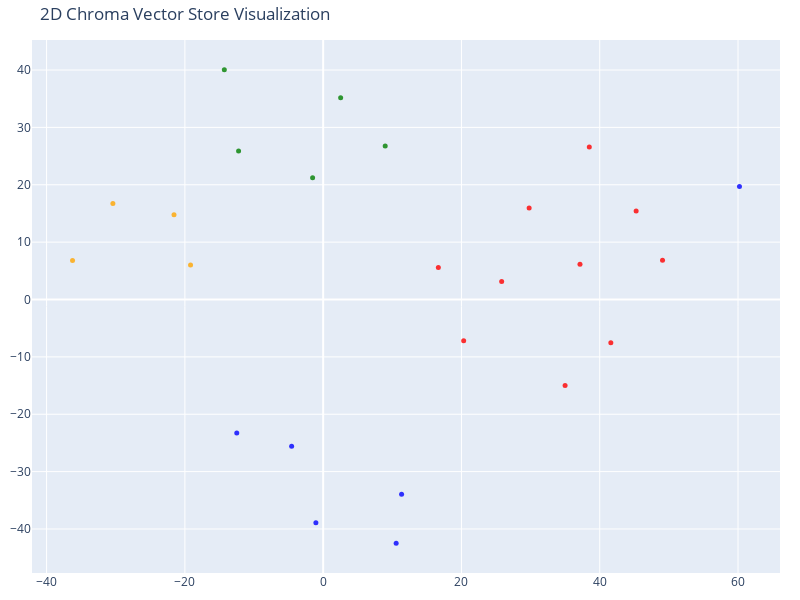

Source (notebook cell):
### Code cell
# We humans find it easier to visalize things in 2D!
# Reduce the dimensionality of the vectors to 2D using t-SNE
# (t-distributed stochastic neighbor embedding)

tsne = TSNE(n_components=2, random_state=42, perplexity=10)
reduced_vectors = tsne.fit_transform(vectors)

# Create the 2D scatter plot
fig = go.Figure(data=[go.Scatter(
    x=reduced_vectors[:, 0],
    y=reduced_vectors[:, 1],
    mode='markers',
    marker=dict(size=5, color=colors, opacity=0.8),
    text=[f"Type: {t}<br>Text: {d[:100]}..." for t, d in zip(doc_types, documents)],
    hoverinfo='text'
)])

fig.update_layout(
    title='2D Chroma Vector Store Visualization',
    scene=dict(xaxis_title='x',yaxis_title='y'),
    width=800,
    height=600,
    margin=dict(r=20, b=10, l=10, t=40)
)

fig.show()

### Figure 1 — Plotly figure (JSON) as saved in the notebook; plotly's stock layout.template omitted (floating-point values rounded to 4 significant figures)
{"data": [{"hoverinfo": "text", "marker": {"color": ["blue", "blue", "blue", "blue", "blue", "blue", "red", "red", "red", "red", "red", "red", "red", "red", "red", "red", "orange", "orange", "orange", "orange", "green", "green", "green", "green", "green"], "opacity": 0.8, "size": 5}, "mode": "markers", "text": ["Type: products<br>Text: ### High School Mathematics\n**Description:** Complete support for all high school math courses from ...", "Type: products<br>Text: ### Middle School Mathematics\n**Description:** Foundation-building program for grades 6-8 mathematic...", "Type: products<br>Text: ### ACT Math Preparation\n**Description:** Focused ACT math preparation covering algebra, geometry, a...", "Type: products<br>Text: ### SAT Math Preparation\n**Description:** Comprehensive SAT math preparation program focusing on alg...", "Type: products<br>Text: ### Elementary Mathematics\n**Description:** Fun and engaging math instruction for grades K-5.\n**Topi...", "Type: products<br>Text: ### ASFAB\n**TO COME...", "Type: contracts<br>Text: ### Student Contract 7: Lucas Brown\n**Grade:** 7th\n**Subject:** Middle School Math\n**Start Date:** M...", "Type: contracts<br>Text: ### Student Contract 3: James Wilson\n**Grade:** 12th\n**Subject:** SAT Math Prep\n**Start Date:** Marc...", "Type: contracts<br>Text: ### Student Contract 2: Maria Gonzalez\n**Grade:** 8th\n**Subject:** Pre-Algebra\n**Start Date:** Febru...", "Type: contracts<br>Text: ### Student Contract 6: Emma Davis\n**Grade:** 9th\n**Subject:** Geometry\n**Start Date:** January 20, ...", "Type: contracts<br>Text: ### Student Contract 10: Ava Martinez\n**Grade:** 10th\n**Subject:** Algebra II\n**Start Date:** Februa...", "Type: contracts<br>Text: ### Student Contract 9: Ethan White\n**Grade:** 5th\n**Subject:** Elementary Math\n**Start Date:** Janu...", "Type: contracts<br>Text: ### Student Contract 8: Olivia Johnson\n**Grade:** 12th\n**Subject:** ACT Math Prep\n**Start Date:** Fe...", "Type: contracts<br>Text: ### Student Contract 1: Alex Thompson\n**Grade:** 10th\n**Subject:** Algebra II\n**Start Date:** Januar...", "Type: contracts<br>Text: ### Student Contract 5: Ryan Park\n**Grade:** 11th\n**Subject:** Pre-Calculus\n**Start Date:** February...", "Type: contracts<br>Text: ### Student Contract 4: Sophie Anderson\n**Grade:** 6th\n**Subject:** Elementary Math\n**Start Date:** ...", "Type: company<br>Text: ### Overview\n**MathMaster Tutoring Company Overview**\n\n**Founded:** 2020\n**Headquarters:** Greeley, ...", "Type: company<br>Text: ### Careers\n**Join Our Team at MathMaster Tutoring**\n\nWe're always looking for passionate educators ...", "Type: company<br>Text: ## Additional Resources\n\n### Tutoring Policies\n- 24-hour cancellation policy\n- Make-up sessions avai...", "Type: company<br>Text: ### About\n**MathMaster Tutoring** was founded in 2020 with a mission to make mathematics accessible,...", "Type: employees<br>Text: ### Tutor: David Kim\n**Position:** Math Tutor\n**Education:** B.S. Mathematics Education, Colorado St...", "Type: employees<br>Text: ### Tutor: Lisa Martinez\n**Position:** Elementary Math Specialist\n**Education:** B.A. Elementary Edu...", "Type: employees<br>Text: ### Tutor: Emily Watson\n**Position:** Senior Math Tutor\n**Education:** B.S. Mathematics, University ...", "Type: employees<br>Text: ### HR Manager: Michael Rodriguez\n**Position:** Human Resources Manager\n**Education:** B.A. Human Re...", "Type: employees<br>Text: ### Owner: Sarah Chen\n**Position:** Founder & CEO\n**Education:** M.S. Mathematics Education, Univers..."], "type": "scatter", "x": [-1.053, -4.561, 11.34, 10.56, -12.5, 60.21, 20.32, 41.61, 49.08, 38.49, 45.27, 16.66, 34.99, 37.14, 29.79, 25.82, -30.41, -36.25, -19.18, -21.57, 2.53, -1.527, 8.974, -14.3, -12.23], "y": [-38.92, -25.59, -33.94, -42.48, -23.27, 19.69, -7.19, -7.525, 6.86, 26.57, 15.41, 5.6, -15.0, 6.147, 15.93, 3.136, 16.73, 6.8, 6.015, 14.79, 35.17, 21.21, 26.75, 40.04, 25.9]}], "layout": {"height": 600, "margin": {"b": 10, "l": 10, "r": 20, "t": 40}, "scene": {"xaxis": {"title": {"text": "x"}}, "yaxis": {"title": {"text": "y"}}}, "title": {"text": "2D Chroma Vector Store Visualization"}, "width": 800}}
